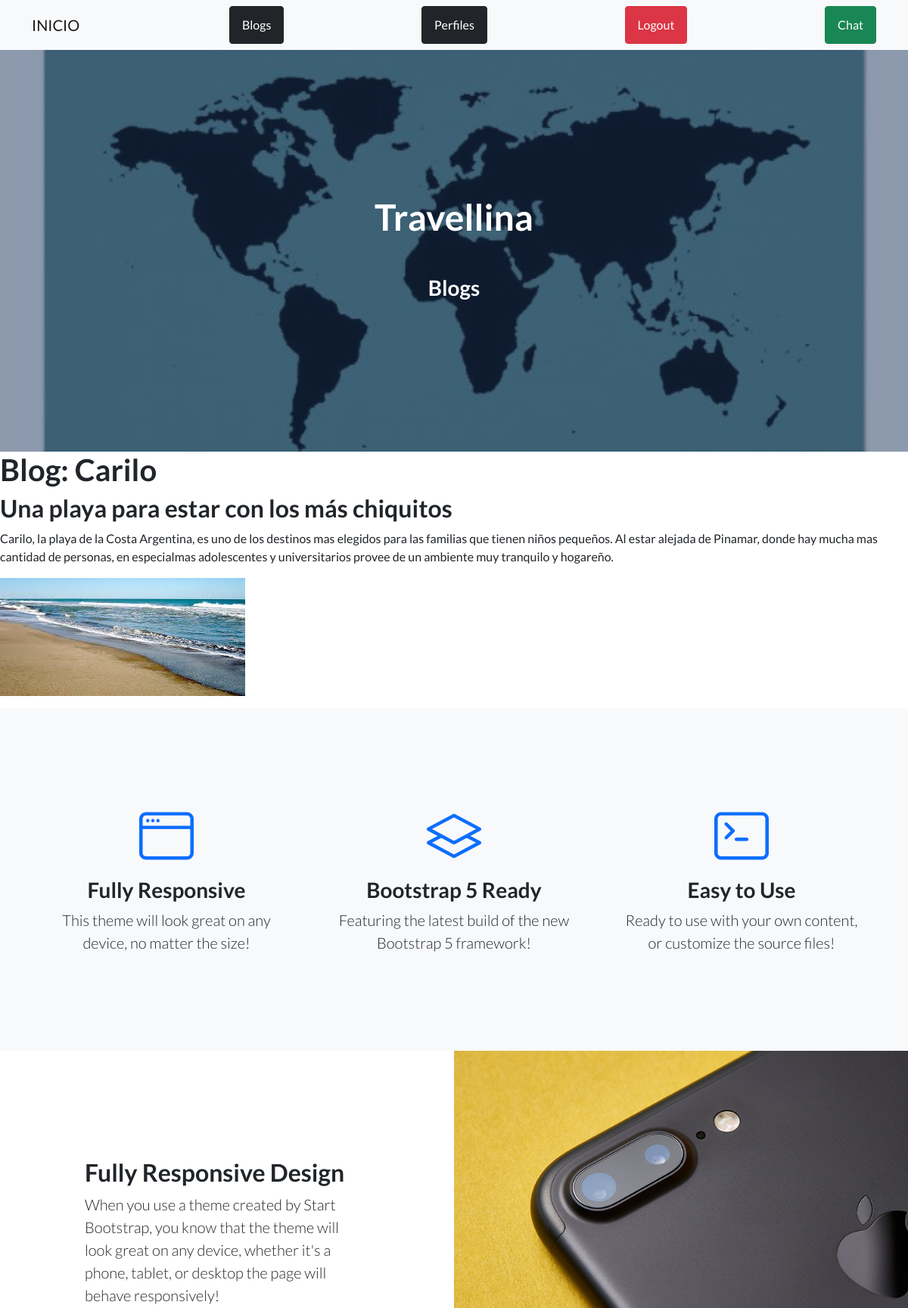
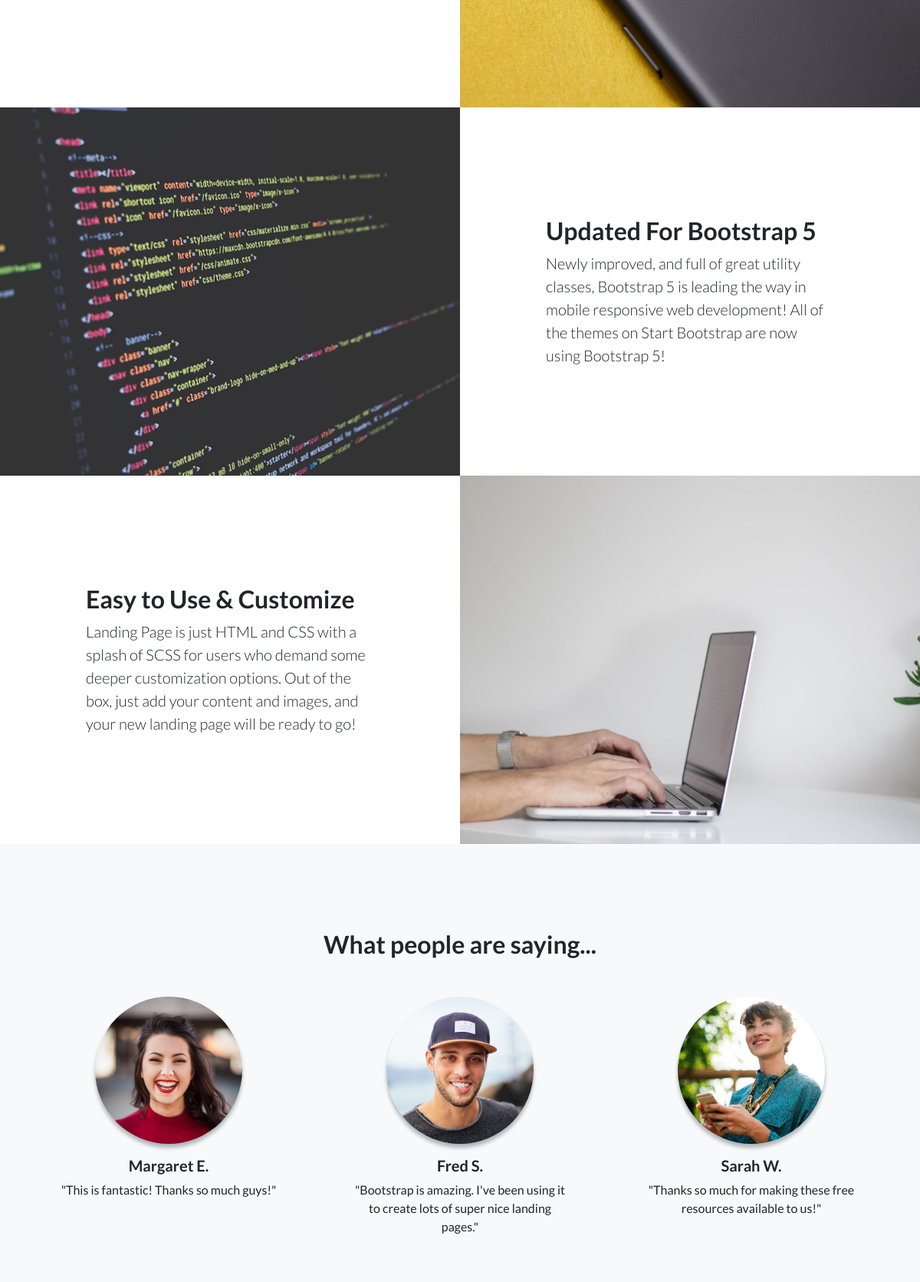
Page /AppBlogs/leerMasBlog/3 (signed in, upper part) on the committed database (2 pictures, top to bottom).
### AppBlogs/models.py (models this page shows)
class Blog(models.Model):
    titulo= models.CharField(max_length=50)
    subtitulo= models.CharField(max_length=50)
    cuerpo=models.CharField(max_length=400)
    autor=models.CharField(max_length=50)
    emailAutor=models.EmailField(max_length=50)
    fecha=models.DateField()
    imagen=models.ImageField(upload_to="imagenBlogs")

### AppBlogs/views.py (the view)
# urls.py: path("leerMasBlog/<id>", leerMasBlog, name="leerMasBlog"),
@login_required
def leerMasBlog(request, id):
    blog=Blog.objects.get(id=id)
    return render(request, "AppBlogs/leerMasTemplate.html", {"blog":blog })

### AppBlogs/templates/AppBlogs/leerMasTemplate.html (shortened to what this page needs)
{% extends "AppBlogs/padre.html" %}
{% load static %}
{% block titulo %}
<h1 class="mb-5">Travellina</h1>
{% endblock %}
{% block subtitulo %}
<h3> Blogs</h3>
{% endblock %}
{% block contenido_que_cambia %}
<h1>Blog: {{ blog.titulo }}</h1>
<h2>{{ blog.subtitulo }}</h2>
<p>{{ blog.cuerpo }}<p>
<img src="../../../media/{{ blog.imagen }}" alt="{{ blog.imagen }}">
{% endblock %}

### rows in the picture
Blog: titulo "Carilo", subtitulo "Una playa para estar con los más chiquitos", cuerpo "Carilo, la playa de la Costa Argentina, es uno de los destinos mas elegidos para las familias que tienen niños pequeños. Al estar alejada de Pinamar, donde hay mucha mas cantidad de personas, en especialmas adolescentes y universitarios provee de un ambiente muy tranquilo y hogareño.", imagen (picture)
